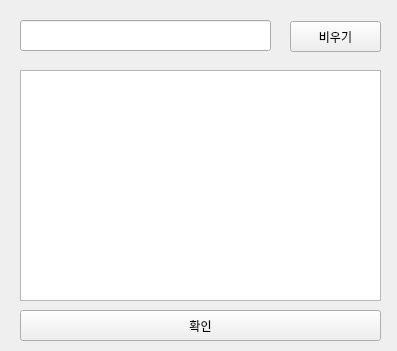
<?xml version="1.0" encoding="UTF-8"?>
<ui version="4.0">
 <class>Form</class>
 <widget class="QWidget" name="Form">
  <property name="geometry">
   <rect>
    <x>0</x>
    <y>0</y>
    <width>397</width>
    <height>351</height>
   </rect>
  </property>
  <property name="windowTitle">
   <string>Form</string>
  </property>
  <widget class="QPushButton" name="champ_clear_btn">
   <property name="geometry">
    <rect>
     <x>290</x>
     <y>21</y>
     <width>91</width>
     <height>31</height>
    </rect>
   </property>
   <property name="font">
    <font>
     <family>Noto Sans Korean Regular</family>
    </font>
   </property>
   <property name="autoFillBackground">
    <bool>true</bool>
   </property>
   <property name="text">
    <string>비우기</string>
   </property>
  </widget>
  <widget class="QLineEdit" name="search_champ_edit">
   <property name="geometry">
    <rect>
     <x>20</x>
     <y>20</y>
     <width>251</width>
     <height>31</height>
    </rect>
   </property>
   <property name="font">
    <font>
     <family>맑은 고딕</family>
    </font>
   </property>
   <property name="text">
    <string/>
   </property>
  </widget>
  <widget class="QListWidget" name="champ_list_widget">
   <property name="geometry">
    <rect>
     <x>20</x>
     <y>70</y>
     <width>361</width>
     <height>231</height>
    </rect>
   </property>
   <property name="dragEnabled">
    <bool>false</bool>
   </property>
  </widget>
  <widget class="QPushButton" name="champ_ok_btn">
   <property name="geometry">
    <rect>
     <x>20</x>
     <y>310</y>
     <width>361</width>
     <height>31</height>
    </rect>
   </property>
   <property name="font">
    <font>
     <family>Noto Sans Korean Regular</family>
    </font>
   </property>
   <property name="autoFillBackground">
    <bool>true</bool>
   </property>
   <property name="text">
    <string>확인</string>
   </property>
  </widget>
 </widget>
 <resources/>
 <connections/>
</ui>
